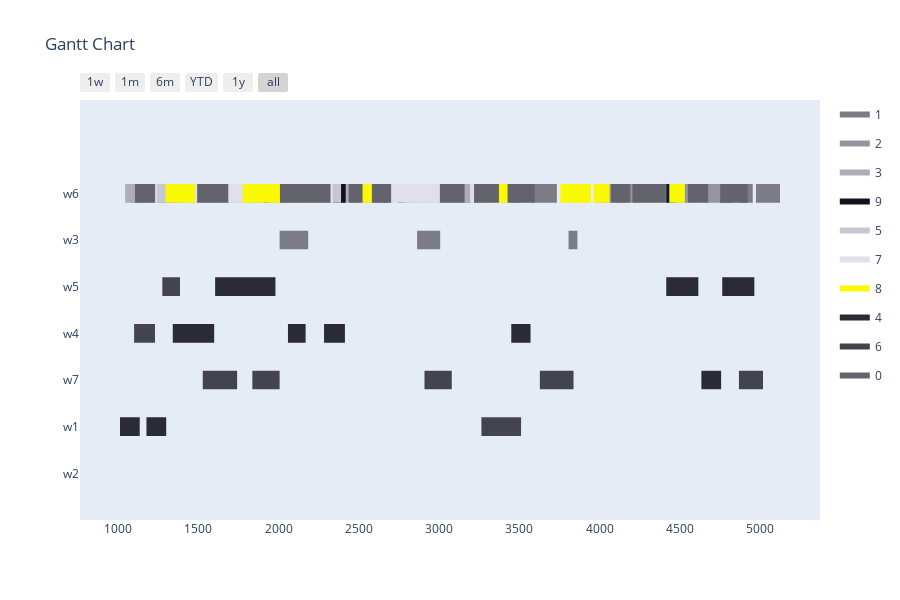

The notebook cell this image was saved under:
### Markdown cell above
Config 1 - Test with One Point Crossover

### Code cell
optimizer = BaseGA(env)
optimizer.set_minimize()
# optional (in this case, all options given are the default option, if the configuration step is skipped)
optimizer.configure('tardiness', 'onepointcrossover', 'roulettewheel', 'randomize')
# choose an input generator (optional) -> decides how the data gets converted into the optimizer format
# optimizer.set_input_generator('SameLengthAlternativesGenerator')
# all parameters after offspring_amount are optional (in this case -> verbose=True)
result, best_fitness_history, average_fitness_history, best_generation_history, feasible_gen = optimizer.optimize(orders, max_generations, earliest_time_slot, last_time_slot, population_size, offspring_amount, verbose=True)
workstation_assignments = reformat_result(result, orders, env)
visualize(workstation_assignments, best_fitness_history, average_fitness_history, best_generation_history, feasible_gen)

### Figure 1 — Plotly figure (JSON) as saved in the notebook; plotly's stock layout.template omitted (floating-point values rounded to 4 significant figures; data arrays with more than 128 entries replaced by an {"elided": "..."} marker saying what was removed)
{"data": [{"fill": "toself", "fillcolor": "rgb(124, 124, 134)", "hoverinfo": "name", "legendgroup": "rgb(124, 124, 134)", "mode": "none", "name": "1", "type": "scatter", "x": [4749, 4833, 4833, 4749, 4749, 1784, 1868, 1868, 1784, 1784, 516, 609, 609, 516, 516, 4975, 5125, 5125, 4975, 4975, 3584, 3734, 3734, 3584, 3584, 2854, 2947, 2947, 2854, 2854, 202, 297, 297, 202, 202, 4871, 4955, 4955, 4871, 4871, 2952, 3007, 3007, 2952, 2952, 2006, 2184, 2184, 2006, 2006, 2863, 2929, 2929, 2863, 2863, 452, 538, 538, 452, 452, 539, 625, 625, 539, 539, 253, 403, 403, 253, 253, 253, 378, 378, 253, 253, 419, 506, 506, 419, 419, 235, 334, 334, 235, 235, 3807, 3862, 3862, 3807, 3807, 2885, 2961, 2961, 2885, 2885, 434, 520, 520, 434, 434, 230, 370, 370, 230], "y": [5.8, 5.8, 6.2, 6.2, null, 5.8, 5.8, 6.2, 6.2, null, 5.8, 5.8, 6.2, 6.2, null, 5.8, 5.8, 6.2, 6.2, null, 5.8, 5.8, 6.2, 6.2, null, 5.8, 5.8, 6.2, 6.2, null, 5.8, 5.8, 6.2, 6.2, null, 5.8, 5.8, 6.2, 6.2, null, 4.8, 4.8, 5.2, 5.2, null, 4.8, 4.8, 5.2, 5.2, null, 4.8, 4.8, 5.2, 5.2, null, 4.8, 4.8, 5.2, 5.2, null, 4.8, 4.8, 5.2, 5.2, null, 4.8, 4.8, 5.2, 5.2, null, 4.8, 4.8, 5.2, 5.2, null, 4.8, 4.8, 5.2, 5.2, null, 4.8, 4.8, 5.2, 5.2, null, 4.8, 4.8, 5.2, 5.2, null, 4.8, 4.8, 5.2, 5.2, null, 4.8, 4.8, 5.2, 5.2, null, 3.8, 3.8, 4.2, 4.2]}, {"fill": "toself", "fillcolor": "rgb(149, 149, 159)", "hoverinfo": "name", "legendgroup": "rgb(149, 149, 159)", "mode": "none", "name": "2", "type": "scatter", "x": [3211, 3267, 3267, 3211, 3211, 4417, 4562, 4562, 4417, 4417, 930, 1075, 1075, 930, 930, 3408, 3455, 3455, 3408, 3408, 2153, 2209, 2209, 2153, 2153, 4102, 4166, 4166, 4102, 4102, 4019, 4083, 4083, 4019, 4019, 4726, 4791, 4791, 4726, 4726, 1652, 1775, 1775, 1652, 1652, 3438, 3515, 3515, 3438, 3438, 4186, 4251, 4251, 4186, 4186, 4674, 4729, 4729, 4674, 4674, 3257, 3304, 3304, 3257, 3257, 3156, 3300, 3300, 3156, 3156, 220, 276, 276, 220, 220, 238, 361, 361, 238, 238, 624, 700, 700, 624, 624, 3991, 4067, 4067, 3991], "y": [5.8, 5.8, 6.2, 6.2, null, 5.8, 5.8, 6.2, 6.2, null, 5.8, 5.8, 6.2, 6.2, null, 5.8, 5.8, 6.2, 6.2, null, 5.8, 5.8, 6.2, 6.2, null, 5.8, 5.8, 6.2, 6.2, null, 5.8, 5.8, 6.2, 6.2, null, 5.8, 5.8, 6.2, 6.2, null, 5.8, 5.8, 6.2, 6.2, null, 5.8, 5.8, 6.2, 6.2, null, 5.8, 5.8, 6.2, 6.2, null, 5.8, 5.8, 6.2, 6.2, null, 5.8, 5.8, 6.2, 6.2, null, 5.8, 5.8, 6.2, 6.2, null, 5.8, 5.8, 6.2, 6.2, null, 5.8, 5.8, 6.2, 6.2, null, 5.8, 5.8, 6.2, 6.2, null, 5.8, 5.8, 6.2, 6.2]}, {"fill": "toself", "fillcolor": "rgb(174, 174, 184)", "hoverinfo": "name", "legendgroup": "rgb(174, 174, 184)", "mode": "none", "name": "3", "type": "scatter", "x": [699, 786, 786, 699, 699, 2184, 2304, 2304, 2184, 2184, 1398, 1518, 1518, 1398, 1398, 1043, 1130, 1130, 1043, 1043, 240, 360, 360, 240, 240, 2507, 2697, 2697, 2507, 2507, 232, 332, 332, 232, 232, 2111, 2301, 2301, 2111, 2111, 1704, 1824, 1824, 1704, 1704, 2324, 2509, 2509, 2324, 2324, 2408, 2533, 2533, 2408, 2408, 748, 804, 804, 748, 748, 2010, 2190, 2190, 2010, 2010, 2914, 3094, 3094, 2914, 2914, 1321, 1451, 1451, 1321, 1321, 2922, 3052, 3052, 2922, 2922, 2506, 2616, 2616, 2506, 2506, 1621, 1731, 1731, 1621, 1621, 1927, 2014, 2014, 1927, 1927, 1537, 1657, 1657, 1537, 1537, 3087, 3202, 3202, 3087, 3087, 2616, 2712, 2712, 2616, 2616, 221, 411, 411, 221], "y": [5.8, 5.8, 6.2, 6.2, null, 5.8, 5.8, 6.2, 6.2, null, 5.8, 5.8, 6.2, 6.2, null, 5.8, 5.8, 6.2, 6.2, null, 5.8, 5.8, 6.2, 6.2, null, 5.8, 5.8, 6.2, 6.2, null, 5.8, 5.8, 6.2, 6.2, null, 5.8, 5.8, 6.2, 6.2, null, 5.8, 5.8, 6.2, 6.2, null, 5.8, 5.8, 6.2, 6.2, null, 5.8, 5.8, 6.2, 6.2, null, 5.8, 5.8, 6.2, 6.2, null, 5.8, 5.8, 6.2, 6.2, null, 5.8, 5.8, 6.2, 6.2, null, 5.8, 5.8, 6.2, 6.2, null, 5.8, 5.8, 6.2, 6.2, null, 5.8, 5.8, 6.2, 6.2, null, 5.8, 5.8, 6.2, 6.2, null, 5.8, 5.8, 6.2, 6.2, null, 5.8, 5.8, 6.2, 6.2, null, 5.8, 5.8, 6.2, 6.2, null, 5.8, 5.8, 6.2, 6.2, null, 5.8, 5.8, 6.2, 6.2]}, {"fill": "toself", "fillcolor": "rgb(18, 18, 28)", "hoverinfo": "name", "legendgroup": "rgb(18, 18, 28)", "mode": "none", "name": "9", "type": "scatter", "x": [883, 948, 948, 883, 883, 2472, 2597, 2597, 2472, 2472, 1542, 1618, 1618, 1542, 1542, 1983, 2116, 2116, 1983, 1983, 312, 389, 389, 312, 312, 2483, 2570, 2570, 2483, 2483, 1828, 1951, 1951, 1828, 1828, 641, 696, 696, 641, 641, 4416, 4472, 4472, 4416, 4416, 531, 596, 596, 531, 531, 1519, 1566, 1566, 1519, 1519, 2744, 2829, 2829, 2744, 2744, 838, 914, 914, 838, 838, 1642, 1689, 1689, 1642, 1642, 1885, 1949, 1949, 1885, 1885, 1294, 1349, 1349, 1294, 1294, 2559, 2682, 2682, 2559, 2559, 2273, 2418, 2418, 2273], "y": [5.8, 5.8, 6.2, 6.2, null, 5.8, 5.8, 6.2, 6.2, null, 5.8, 5.8, 6.2, 6.2, null, 5.8, 5.8, 6.2, 6.2, null, 5.8, 5.8, 6.2, 6.2, null, 5.8, 5.8, 6.2, 6.2, null, 5.8, 5.8, 6.2, 6.2, null, 5.8, 5.8, 6.2, 6.2, null, 5.8, 5.8, 6.2, 6.2, null, 5.8, 5.8, 6.2, 6.2, null, 5.8, 5.8, 6.2, 6.2, null, 5.8, 5.8, 6.2, 6.2, null, 5.8, 5.8, 6.2, 6.2, null, 5.8, 5.8, 6.2, 6.2, null, 5.8, 5.8, 6.2, 6.2, null, 5.8, 5.8, 6.2, 6.2, null, 5.8, 5.8, 6.2, 6.2, null, 5.8, 5.8, 6.2, 6.2]}, {"fill": "toself", "fillcolor": "rgb(199, 199, 209)", "hoverinfo": "name", "legendgroup": "rgb(199, 199, 209)", "mode": "none", "name": "5", "type": "scatter", "x": [1420, 1467, 1467, 1420, 1420, 2834, 2919, 2919, 2834, 2834, 2489, 2576, 2576, 2489, 2489, 1495, 1617, 1617, 1495, 1495, 1934, 2010, 2010, 1934, 1934, 453, 563, 563, 453, 453, 1185, 1270, 1270, 1185, 1185, 1161, 1247, 1247, 1161, 1161, 2869, 2992, 2992, 2869, 2869, 2124, 2201, 2201, 2124, 2124, 2245, 2389, 2389, 2245, 2245, 2785, 2850, 2850, 2785, 2785, 512, 599, 599, 512, 512, 3208, 3272, 3272, 3208, 3208, 820, 964, 964, 820, 820, 2821, 2944, 2944, 2821, 2821, 1207, 1330, 1330, 1207, 1207, 395, 481, 481, 395], "y": [5.8, 5.8, 6.2, 6.2, null, 5.8, 5.8, 6.2, 6.2, null, 5.8, 5.8, 6.2, 6.2, null, 5.8, 5.8, 6.2, 6.2, null, 5.8, 5.8, 6.2, 6.2, null, 5.8, 5.8, 6.2, 6.2, null, 5.8, 5.8, 6.2, 6.2, null, 5.8, 5.8, 6.2, 6.2, null, 5.8, 5.8, 6.2, 6.2, null, 5.8, 5.8, 6.2, 6.2, null, 5.8, 5.8, 6.2, 6.2, null, 5.8, 5.8, 6.2, 6.2, null, 5.8, 5.8, 6.2, 6.2, null, 5.8, 5.8, 6.2, 6.2, null, 5.8, 5.8, 6.2, 6.2, null, 5.8, 5.8, 6.2, 6.2, null, 5.8, 5.8, 6.2, 6.2, null, 5.8, 5.8, 6.2, 6.2]}, {"fill": "toself", "fillcolor": "rgb(224, 224, 234)", "hoverinfo": "name", "legendgroup": "rgb(224, 224, 234)", "mode": "none", "name": "7", "type": "scatter", "x": [1462, 1612, 1612, 1462, 1462, 3194, 3314, 3314, 3194, 3194, 3065, 3161, 3161, 3065, 3065, 833, 1023, 1023, 833, 833, 1157, 1337, 1337, 1157, 1157, 3046, 3156, 3156, 3046, 3046, 1907, 2097, 2097, 1907, 1907, 1022, 1207, 1207, 1022, 1022, 2537, 2657, 2657, 2537, 2537, 1348, 1444, 1444, 1348, 1348, 2157, 2277, 2277, 2157, 2157, 2990, 3115, 3115, 2990, 2990, 1912, 2027, 2027, 1912, 1912, 771, 871, 871, 771, 771, 1241, 1391, 1391, 1241, 1241, 2207, 2337, 2337, 2207, 2207, 986, 1166, 1166, 986, 986, 3384, 3440, 3440, 3384, 3384, 2879, 2979, 2979, 2879, 2879, 2664, 2817, 2817, 2664, 2664, 2977, 3097, 3097, 2977, 2977, 2714, 2899, 2899, 2714, 2714, 736, 896, 896, 736], "y": [5.8, 5.8, 6.2, 6.2, null, 5.8, 5.8, 6.2, 6.2, null, 5.8, 5.8, 6.2, 6.2, null, 5.8, 5.8, 6.2, 6.2, null, 5.8, 5.8, 6.2, 6.2, null, 5.8, 5.8, 6.2, 6.2, null, 5.8, 5.8, 6.2, 6.2, null, 5.8, 5.8, 6.2, 6.2, null, 5.8, 5.8, 6.2, 6.2, null, 5.8, 5.8, 6.2, 6.2, null, 5.8, 5.8, 6.2, 6.2, null, 5.8, 5.8, 6.2, 6.2, null, 5.8, 5.8, 6.2, 6.2, null, 5.8, 5.8, 6.2, 6.2, null, 5.8, 5.8, 6.2, 6.2, null, 5.8, 5.8, 6.2, 6.2, null, 5.8, 5.8, 6.2, 6.2, null, 5.8, 5.8, 6.2, 6.2, null, 5.8, 5.8, 6.2, 6.2, null, 5.8, 5.8, 6.2, 6.2, null, 5.8, 5.8, 6.2, 6.2, null, 5.8, 5.8, 6.2, 6.2, null, 5.8, 5.8, 6.2, 6.2]}, {"fill": "toself", "fillcolor": "rgb(249, 249, 3)", "hoverinfo": "name", "legendgroup": "rgb(249, 249, 3)", "mode": "none", "name": "8", "type": "scatter", "x": [1776, 1936, 1936, 1776, 1776, 230, 330, 330, 230, 230, 3270, 3455, 3455, 3270, 3270, 4206, 4359, 4359, 4206, 4206, 3790, 3920, 3920, 3790, 3790, 825, 945, 945, 825, 825, 2179, 2302, 2302, 2179, 2179, 779, 899, 899, 779, 779, 1359, 1479, 1479, 1359, 1359, 4001, 4063, 4063, 4001, 4001, 2172, 2292, 2292, 2172, 2172, 1295, 1415, 1415, 1295, 1295, 699, 889, 889, 699, 699, 2472, 2597, 2597, 2472, 2472, 335, 525, 525, 335, 335, 4435, 4532, 4532, 4435, 4435, 534, 596, 596, 534, 534, 3756, 3946, 3946, 3756, 3756, 298, 398, 398, 298, 298, 3963, 4050, 4050, 3963, 3963, 1857, 2010, 2010, 1857, 1857, 2074, 2227, 2227, 2074, 2074, 3813, 3928, 3928, 3813], "y": [5.8, 5.8, 6.2, 6.2, null, 5.8, 5.8, 6.2, 6.2, null, 5.8, 5.8, 6.2, 6.2, null, 5.8, 5.8, 6.2, 6.2, null, 5.8, 5.8, 6.2, 6.2, null, 5.8, 5.8, 6.2, 6.2, null, 5.8, 5.8, 6.2, 6.2, null, 5.8, 5.8, 6.2, 6.2, null, 5.8, 5.8, 6.2, 6.2, null, 5.8, 5.8, 6.2, 6.2, null, 5.8, 5.8, 6.2, 6.2, null, 5.8, 5.8, 6.2, 6.2, null, 5.8, 5.8, 6.2, 6.2, null, 5.8, 5.8, 6.2, 6.2, null, 5.8, 5.8, 6.2, 6.2, null, 5.8, 5.8, 6.2, 6.2, null, 5.8, 5.8, 6.2, 6.2, null, 5.8, 5.8, 6.2, 6.2, null, 5.8, 5.8, 6.2, 6.2, null, 5.8, 5.8, 6.2, 6.2, null, 5.8, 5.8, 6.2, 6.2, null, 5.8, 5.8, 6.2, 6.2, null, 5.8, 5.8, 6.2, 6.2]}, {"fill": "toself", "fillcolor": "rgb(43, 43, 53)", "hoverinfo": "name", "legendgroup": "rgb(43, 43, 53)", "mode": "none", "name": "4", "type": "scatter", "x": [4765, 4965, 4965, 4765, 4765, 1780, 1980, 1980, 1780, 1780, 4416, 4616, 4616, 4416, 4416, 229, 334, 334, 229, 229, 1604, 1804, 1804, 1604, 1604, 2058, 2168, 2168, 2058, 2058, 1340, 1480, 1480, 1340, 1340, 509, 639, 639, 509, 509, 629, 759, 759, 629, 629, 2283, 2413, 2413, 2283, 2283, 1458, 1598, 1598, 1458, 1458, 3450, 3570, 3570, 3450, 3450, 572, 668, 668, 572, 572, 4635, 4758, 4758, 4635, 4635, 1011, 1134, 1134, 1011, 1011, 1176, 1299, 1299, 1176, 1176, 585, 832, 832, 585, 585, 459, 682, 682, 459], "y": [3.8, 3.8, 4.2, 4.2, null, 3.8, 3.8, 4.2, 4.2, null, 3.8, 3.8, 4.2, 4.2, null, 3.8, 3.8, 4.2, 4.2, null, 3.8, 3.8, 4.2, 4.2, null, 2.8, 2.8, 3.2, 3.2, null, 2.8, 2.8, 3.2, 3.2, null, 2.8, 2.8, 3.2, 3.2, null, 2.8, 2.8, 3.2, 3.2, null, 2.8, 2.8, 3.2, 3.2, null, 2.8, 2.8, 3.2, 3.2, null, 2.8, 2.8, 3.2, 3.2, null, 1.8, 1.8, 2.2, 2.2, null, 1.8, 1.8, 2.2, 2.2, null, 0.8, 0.8, 1.2, 1.2, null, 0.8, 0.8, 1.2, 1.2, null, 0.8, 0.8, 1.2, 1.2, null, -0.2, -0.2, 0.2, 0.2]}, {"fill": "toself", "fillcolor": "rgb(68, 68, 78)", "hoverinfo": "name", "legendgroup": "rgb(68, 68, 78)", "mode": "none", "name": "6", "type": "scatter", "x": [1275, 1385, 1385, 1275, 1275, 351, 471, 471, 351, 351, 291, 396, 396, 291, 291, 292, 432, 432, 292, 292, 848, 968, 968, 848, 848, 519, 639, 639, 519, 519, 1099, 1229, 1229, 1099, 1099, 3628, 3751, 3751, 3628, 3628, 204, 354, 354, 204, 204, 1527, 1697, 1697, 1527, 1527, 4869, 5019, 5019, 4869, 4869, 228, 398, 398, 228, 228, 1571, 1741, 1741, 1571, 1571, 215, 338, 338, 215, 215, 3668, 3838, 3838, 3668, 3668, 2909, 3079, 3079, 2909, 2909, 1836, 2006, 2006, 1836, 1836, 3264, 3511, 3511, 3264], "y": [3.8, 3.8, 4.2, 4.2, null, 3.8, 3.8, 4.2, 4.2, null, 3.8, 3.8, 4.2, 4.2, null, 2.8, 2.8, 3.2, 3.2, null, 2.8, 2.8, 3.2, 3.2, null, 2.8, 2.8, 3.2, 3.2, null, 2.8, 2.8, 3.2, 3.2, null, 1.8, 1.8, 2.2, 2.2, null, 1.8, 1.8, 2.2, 2.2, null, 1.8, 1.8, 2.2, 2.2, null, 1.8, 1.8, 2.2, 2.2, null, 1.8, 1.8, 2.2, 2.2, null, 1.8, 1.8, 2.2, 2.2, null, 1.8, 1.8, 2.2, 2.2, null, 1.8, 1.8, 2.2, 2.2, null, 1.8, 1.8, 2.2, 2.2, null, 1.8, 1.8, 2.2, 2.2, null, 0.8, 0.8, 1.2, 1.2]}, {"fill": "toself", "fillcolor": "rgb(99, 99, 109)", "hoverinfo": "name", "legendgroup": "rgb(99, 99, 109)", "mode": "none", "name": "0", "type": "scatter", "x": {"elided": "134 int values"}, "y": {"elided": "134 float values"}}, {"legendgroup": "rgb(124, 124, 134)", "marker": {"color": "rgb(124, 124, 134)", "opacity": 0, "size": 1}, "mode": "markers", "name": "", "showlegend": false, "text": [null, null, null, null, null, null, null, null, null, null, null, null, null, null, null, null, null, null, null, null, null, null, null, null, null, null, null, null, null, null, null, null, null, null, null, null, null, null, null, null, null, null], "type": "scatter", "x": [4749, 4833, 1784, 1868, 516, 609, 4975, 5125, 3584, 3734, 2854, 2947, 202, 297, 4871, 4955, 2952, 3007, 2006, 2184, 2863, 2929, 452, 538, 539, 625, 253, 403, 253, 378, 419, 506, 235, 334, 3807, 3862, 2885, 2961, 434, 520, 230, 370], "y": [6, 6, 6, 6, 6, 6, 6, 6, 6, 6, 6, 6, 6, 6, 6, 6, 5, 5, 5, 5, 5, 5, 5, 5, 5, 5, 5, 5, 5, 5, 5, 5, 5, 5, 5, 5, 5, 5, 5, 5, 4, 4]}, {"legendgroup": "rgb(149, 149, 159)", "marker": {"color": "rgb(149, 149, 159)", "opacity": 0, "size": 1}, "mode": "markers", "name": "", "showlegend": false, "text": [null, null, null, null, null, null, null, null, null, null, null, null, null, null, null, null, null, null, null, null, null, null, null, null, null, null, null, null, null, null, null, null, null, null, null, null], "type": "scatter", "x": [3211, 3267, 4417, 4562, 930, 1075, 3408, 3455, 2153, 2209, 4102, 4166, 4019, 4083, 4726, 4791, 1652, 1775, 3438, 3515, 4186, 4251, 4674, 4729, 3257, 3304, 3156, 3300, 220, 276, 238, 361, 624, 700, 3991, 4067], "y": [6, 6, 6, 6, 6, 6, 6, 6, 6, 6, 6, 6, 6, 6, 6, 6, 6, 6, 6, 6, 6, 6, 6, 6, 6, 6, 6, 6, 6, 6, 6, 6, 6, 6, 6, 6]}, {"legendgroup": "rgb(174, 174, 184)", "marker": {"color": "rgb(174, 174, 184)", "opacity": 0, "size": 1}, "mode": "markers", "name": "", "showlegend": false, "text": [null, null, null, null, null, null, null, null, null, null, null, null, null, null, null, null, null, null, null, null, null, null, null, null, null, null, null, null, null, null, null, null, null, null, null, null, null, null, null, null, null, null, null, null, null, null], "type": "scatter", "x": [699, 786, 2184, 2304, 1398, 1518, 1043, 1130, 240, 360, 2507, 2697, 232, 332, 2111, 2301, 1704, 1824, 2324, 2509, 2408, 2533, 748, 804, 2010, 2190, 2914, 3094, 1321, 1451, 2922, 3052, 2506, 2616, 1621, 1731, 1927, 2014, 1537, 1657, 3087, 3202, 2616, 2712, 221, 411], "y": [6, 6, 6, 6, 6, 6, 6, 6, 6, 6, 6, 6, 6, 6, 6, 6, 6, 6, 6, 6, 6, 6, 6, 6, 6, 6, 6, 6, 6, 6, 6, 6, 6, 6, 6, 6, 6, 6, 6, 6, 6, 6, 6, 6, 6, 6]}, {"legendgroup": "rgb(18, 18, 28)", "marker": {"color": "rgb(18, 18, 28)", "opacity": 0, "size": 1}, "mode": "markers", "name": "", "showlegend": false, "text": [null, null, null, null, null, null, null, null, null, null, null, null, null, null, null, null, null, null, null, null, null, null, null, null, null, null, null, null, null, null, null, null, null, null, null, null], "type": "scatter", "x": [883, 948, 2472, 2597, 1542, 1618, 1983, 2116, 312, 389, 2483, 2570, 1828, 1951, 641, 696, 4416, 4472, 531, 596, 1519, 1566, 2744, 2829, 838, 914, 1642, 1689, 1885, 1949, 1294, 1349, 2559, 2682, 2273, 2418], "y": [6, 6, 6, 6, 6, 6, 6, 6, 6, 6, 6, 6, 6, 6, 6, 6, 6, 6, 6, 6, 6, 6, 6, 6, 6, 6, 6, 6, 6, 6, 6, 6, 6, 6, 6, 6]}, {"legendgroup": "rgb(199, 199, 209)", "marker": {"color": "rgb(199, 199, 209)", "opacity": 0, "size": 1}, "mode": "markers", "name": "", "showlegend": false, "text": [null, null, null, null, null, null, null, null, null, null, null, null, null, null, null, null, null, null, null, null, null, null, null, null, null, null, null, null, null, null, null, null, null, null, null, null], "type": "scatter", "x": [1420, 1467, 2834, 2919, 2489, 2576, 1495, 1617, 1934, 2010, 453, 563, 1185, 1270, 1161, 1247, 2869, 2992, 2124, 2201, 2245, 2389, 2785, 2850, 512, 599, 3208, 3272, 820, 964, 2821, 2944, 1207, 1330, 395, 481], "y": [6, 6, 6, 6, 6, 6, 6, 6, 6, 6, 6, 6, 6, 6, 6, 6, 6, 6, 6, 6, 6, 6, 6, 6, 6, 6, 6, 6, 6, 6, 6, 6, 6, 6, 6, 6]}, {"legendgroup": "rgb(224, 224, 234)", "marker": {"color": "rgb(224, 224, 234)", "opacity": 0, "size": 1}, "mode": "markers", "name": "", "showlegend": false, "text": [null, null, null, null, null, null, null, null, null, null, null, null, null, null, null, null, null, null, null, null, null, null, null, null, null, null, null, null, null, null, null, null, null, null, null, null, null, null, null, null, null, null, null, null, null, null], "type": "scatter", "x": [1462, 1612, 3194, 3314, 3065, 3161, 833, 1023, 1157, 1337, 3046, 3156, 1907, 2097, 1022, 1207, 2537, 2657, 1348, 1444, 2157, 2277, 2990, 3115, 1912, 2027, 771, 871, 1241, 1391, 2207, 2337, 986, 1166, 3384, 3440, 2879, 2979, 2664, 2817, 2977, 3097, 2714, 2899, 736, 896], "y": [6, 6, 6, 6, 6, 6, 6, 6, 6, 6, 6, 6, 6, 6, 6, 6, 6, 6, 6, 6, 6, 6, 6, 6, 6, 6, 6, 6, 6, 6, 6, 6, 6, 6, 6, 6, 6, 6, 6, 6, 6, 6, 6, 6, 6, 6]}, {"legendgroup": "rgb(249, 249, 3)", "marker": {"color": "rgb(249, 249, 3)", "opacity": 0, "size": 1}, "mode": "markers", "name": "", "showlegend": false, "text": [null, null, null, null, null, null, null, null, null, null, null, null, null, null, null, null, null, null, null, null, null, null, null, null, null, null, null, null, null, null, null, null, null, null, null, null, null, null, null, null, null, null, null, null, null, null], "type": "scatter", "x": [1776, 1936, 230, 330, 3270, 3455, 4206, 4359, 3790, 3920, 825, 945, 2179, 2302, 779, 899, 1359, 1479, 4001, 4063, 2172, 2292, 1295, 1415, 699, 889, 2472, 2597, 335, 525, 4435, 4532, 534, 596, 3756, 3946, 298, 398, 3963, 4050, 1857, 2010, 2074, 2227, 3813, 3928], "y": [6, 6, 6, 6, 6, 6, 6, 6, 6, 6, 6, 6, 6, 6, 6, 6, 6, 6, 6, 6, 6, 6, 6, 6, 6, 6, 6, 6, 6, 6, 6, 6, 6, 6, 6, 6, 6, 6, 6, 6, 6, 6, 6, 6, 6, 6]}, {"legendgroup": "rgb(43, 43, 53)", "marker": {"color": "rgb(43, 43, 53)", "opacity": 0, "size": 1}, "mode": "markers", "name": "", "showlegend": false, "text": [null, null, null, null, null, null, null, null, null, null, null, null, null, null, null, null, null, null, null, null, null, null, null, null, null, null, null, null, null, null, null, null, null, null, null, null], "type": "scatter", "x": [4765, 4965, 1780, 1980, 4416, 4616, 229, 334, 1604, 1804, 2058, 2168, 1340, 1480, 509, 639, 629, 759, 2283, 2413, 1458, 1598, 3450, 3570, 572, 668, 4635, 4758, 1011, 1134, 1176, 1299, 585, 832, 459, 682], "y": [4, 4, 4, 4, 4, 4, 4, 4, 4, 4, 3, 3, 3, 3, 3, 3, 3, 3, 3, 3, 3, 3, 3, 3, 2, 2, 2, 2, 1, 1, 1, 1, 1, 1, 0, 0]}, {"legendgroup": "rgb(68, 68, 78)", "marker": {"color": "rgb(68, 68, 78)", "opacity": 0, "size": 1}, "mode": "markers", "name": "", "showlegend": false, "text": [null, null, null, null, null, null, null, null, null, null, null, null, null, null, null, null, null, null, null, null, null, null, null, null, null, null, null, null, null, null, null, null, null, null, null, null], "type": "scatter", "x": [1275, 1385, 351, 471, 291, 396, 292, 432, 848, 968, 519, 639, 1099, 1229, 3628, 3751, 204, 354, 1527, 1697, 4869, 5019, 228, 398, 1571, 1741, 215, 338, 3668, 3838, 2909, 3079, 1836, 2006, 3264, 3511], "y": [4, 4, 4, 4, 4, 4, 3, 3, 3, 3, 3, 3, 3, 3, 2, 2, 2, 2, 2, 2, 2, 2, 2, 2, 2, 2, 2, 2, 2, 2, 2, 2, 2, 2, 1, 1]}, {"legendgroup": "rgb(99, 99, 109)", "marker": {"color": "rgb(99, 99, 109)", "opacity": 0, "size": 1}, "mode": "markers", "name": "", "showlegend": false, "text": [null, null, null, null, null, null, null, null, null, null, null, null, null, null, null, null, null, null, null, null, null, null, null, null, null, null, null, null, null, null, null, null, null, null, null, null, null, null, null, null, null, null, null, null, null, null, null, null, null, null, null, null, null, null], "type": "scatter", "x": [3005, 3160, 1541, 1686, 2168, 2323, 300, 400, 3218, 3373, 2107, 2202, 248, 353, 324, 429, 228, 383, 4771, 4859, 4204, 4414, 406, 501, 2436, 2523, 285, 495, 4072, 4192, 3427, 3595, 226, 383, 388, 508, 1104, 1230, 2008, 2165, 4768, 4923, 4783, 4879, 2581, 2701, 372, 529, 4752, 4909, 1492, 1637, 4551, 4677], "y": [6, 6, 6, 6, 6, 6, 6, 6, 6, 6, 6, 6, 6, 6, 6, 6, 6, 6, 6, 6, 6, 6, 6, 6, 6, 6, 6, 6, 6, 6, 6, 6, 6, 6, 6, 6, 6, 6, 6, 6, 6, 6, 6, 6, 6, 6, 6, 6, 6, 6, 6, 6, 6, 6]}], "layout": {"height": 600, "hovermode": "closest", "showlegend": true, "title": {"text": "Gantt Chart"}, "xaxis": {"rangeselector": {"buttons": [{"count": 7, "label": "1w", "step": "day", "stepmode": "backward"}, {"count": 1, "label": "1m", "step": "month", "stepmode": "backward"}, {"count": 6, "label": "6m", "step": "month", "stepmode": "backward"}, {"count": 1, "label": "YTD", "step": "year", "stepmode": "todate"}, {"count": 1, "label": "1y", "step": "year", "stepmode": "backward"}, {"step": "all"}]}, "showgrid": false, "type": "date", "zeroline": false}, "yaxis": {"autorange": false, "range": [-1, 8], "showgrid": false, "ticktext": ["w2", "w1", "w7", "w4", "w5", "w3", "w6"], "tickvals": [0, 1, 2, 3, 4, 5, 6], "zeroline": false}}}
